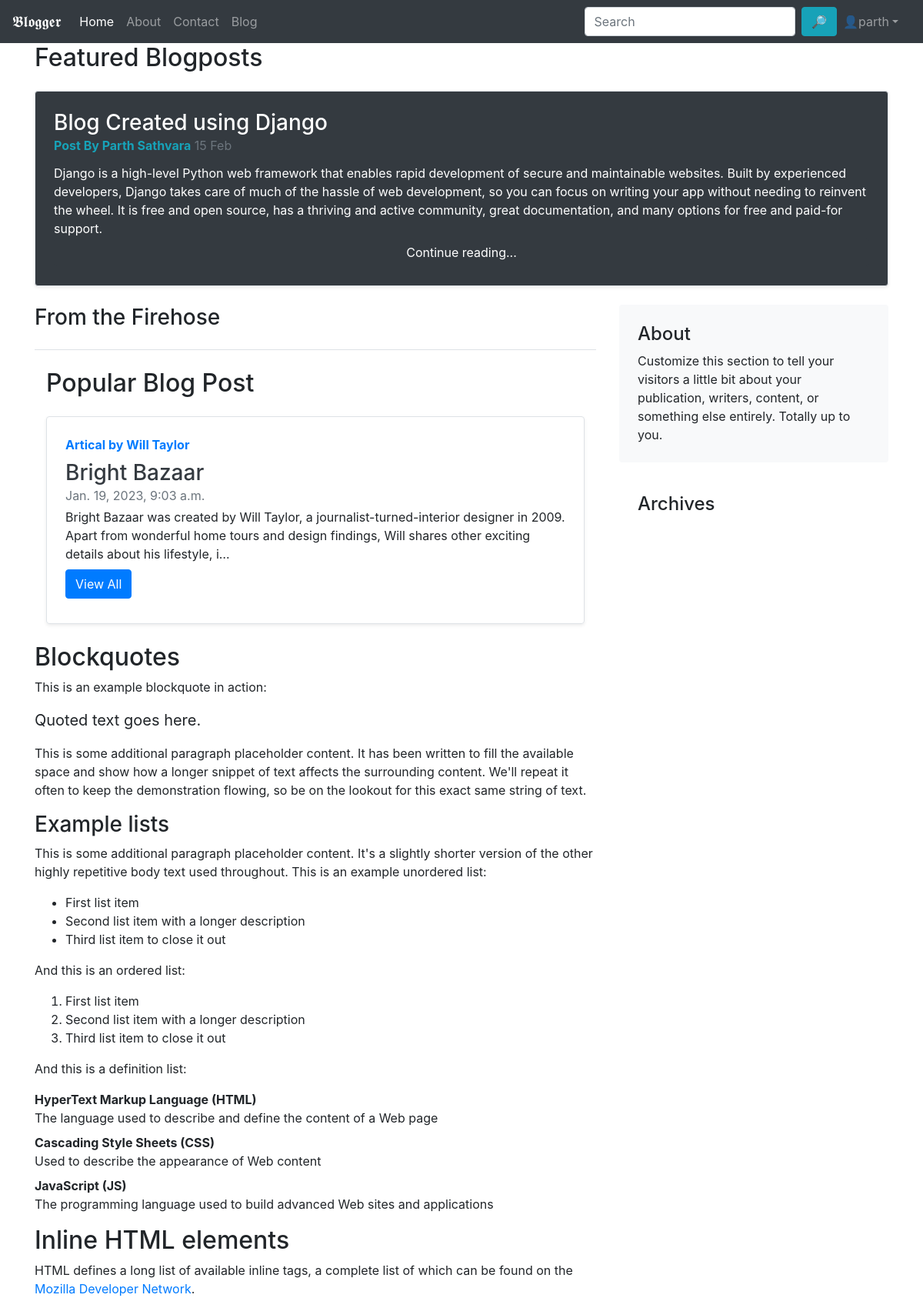
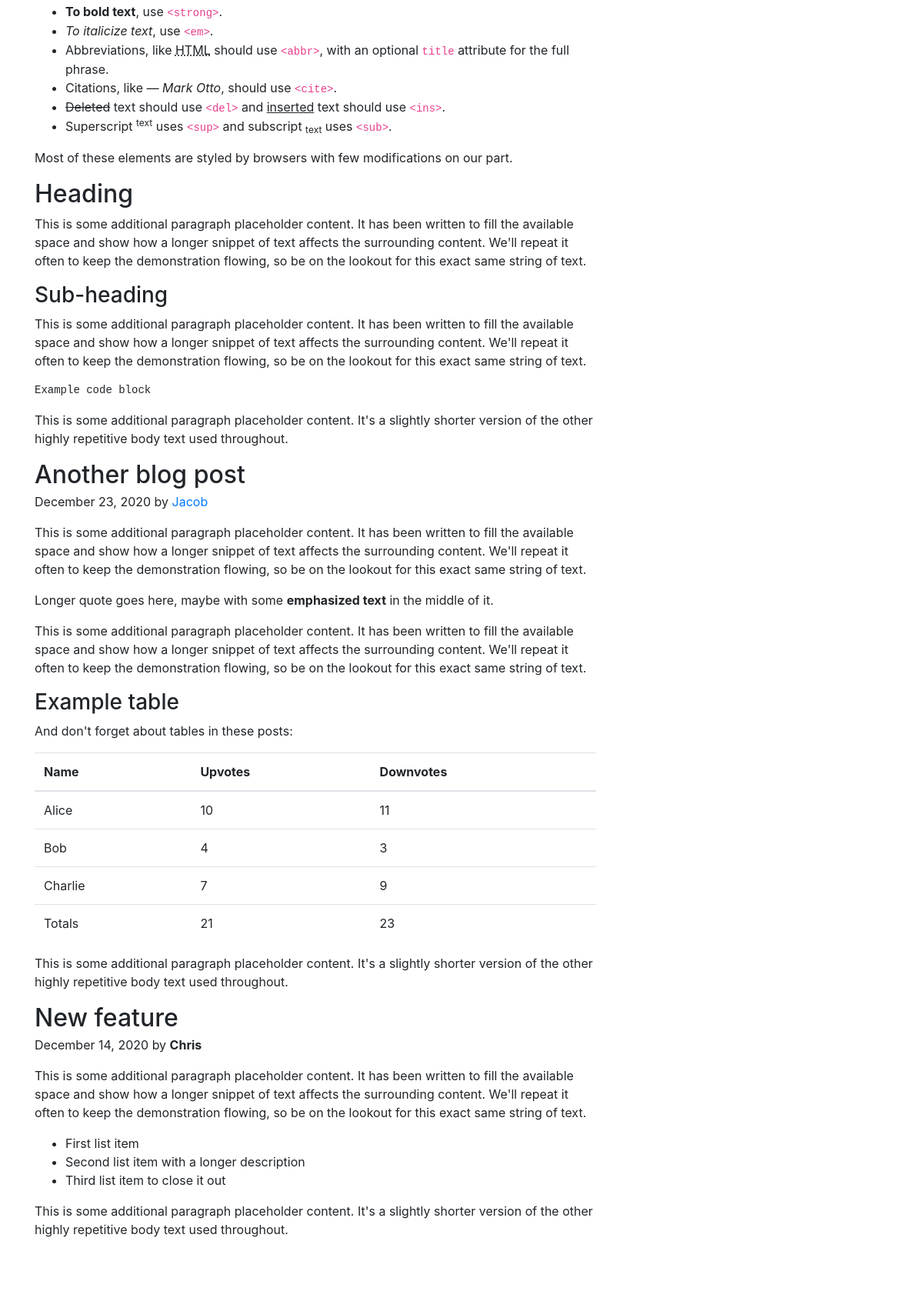
The app's page / (signed in, upper part) with its own data (2 pictures, top to bottom).
### blogapp/models.py (models this page shows, shortened)
class Post(models.Model):
    sno=models.AutoField(primary_key=True)
    title=models.CharField(max_length=255)
    author=models.CharField(max_length=14)
    views=models.IntegerField(default=0)
    slug=models.CharField(max_length=130)
    timeStamp=models.DateTimeField(blank=True)
    content=models.TextField()

### home/views.py (the view)
# urls.py: 2. Add a URL to urlpatterns:  path('', views.home, name='home')
def home(request):
    popularPosts = Post.objects.all()[:1].get()
    context = {'popularPosts': popularPosts}
    return render(request, 'home/home.html', context)

### templates/home/home.html (shortened to what this page needs)
{% extends 'base.html' %}
{% block homeactive %} active {% endblock homeactive %}
{% block body %}
<div class="container-xl">
    <div>
        <h2>Featured Blogposts</h2>
        <div class="row no-gutters border rounded overflow-hidden flex-md-row mb-4 shadow-sm h-md-250 my-4 position-relative rounded bg-dark text-white">
            <div class="col p-4 d-flex flex-column position-static">
                <h3 class="mb-0">Blog Created using Django</h3>
                <div class="mb-1 text-muted">
                    <strong class="d-inline-block mb-2 text-info">Post By Parth Sathvara</strong>
                    15 Feb
                </div>
                <p class="card-text mb-auto">Django is a high-level Python web framework that enables rapid development of secure and maintainable websites. Built by experienced developers, Django takes care of much of the hassle of web development, so you can focus on writing your app without needing to reinvent the wheel. It is free and open source, has a thriving and active community, great documentation, and many options for free and paid-for support.</p>
                <a class="btn btn-dark" data-toggle="collapse" href="#collapseExample" role="button" aria-expanded="false" aria-controls="collapseExample">Continue reading...</a>
            </div>
        </div>
    </div>
    <div class="row g-5">
        <div class="col-md-8">
            <h3 class="pb-4 mb-4 fst-italic border-bottom">
                From the Firehose
            </h3>
            <article class="blog-post">
                <div class="container">
                    <h2>Popular Blog Post</h2>
                    <div class="row no-gutters border rounded overflow-hidden flex-md-row mb-4 shadow-sm h-md-250 my-4 position-relative ">
                        <div class="col p-4 d-flex flex-column position-static">
                            <strong class="d-inline-block mb-2 text-primary">Artical by {{popularPosts.author}}</strong>
                            <h3 class="mb-0"> <a class="text-dark" href="/blog"> {{popularPosts.title}} </a> </h3>
                            <div class="mb-1 text-muted">{{popularPosts.timeStamp}}</div>
                            <p class="card-text mb-auto"> {{popularPosts.content| truncatechars:200}} </p>
                            <div class="my-2">
                                <a href="/blog" role="button" class="btn btn-primary">View All</a>
                            </div>
                        </div>
                    </div>
                </div>
                <h2>Blockquotes</h2>
                <p>This is an example blockquote in action:</p>
                <blockquote class="blockquote">
                    <p>Quoted text goes here.</p>
                </blockquote>
                <p>This is some additional paragraph placeholder content. It has been written to fill the available
                    space
                    and show how a longer snippet of text affects the surrounding content. We'll repeat it often to keep
                    the
                    demonstration flowing, so be on the lookout for this exact same string of text.</p>
                <h3>Example lists</h3>
                <p>This is some additional paragraph placeholder content. It's a slightly shorter version of the other
                    highly repetitive body text used throughout. This is an example unordered list:</p>
                <ul>
                    <li>First list item</li>
                    <li>Second list item with a longer description</li>
                    <li>Third list item to close it out</li>
                </ul>
                <p>And this is an ordered list:</p>
                <ol>
                    <li>First list item</li>
                    <li>Second list item with a longer description</li>
                    <li>Third list item to close it out</li>
                </ol>
                <p>And this is a definition list:</p>
                <dl>
                    <dt>HyperText Markup Language (HTML)</dt>
                    <dd>The language used to describe and define the content of a Web page</dd>
                    <dt>Cascading Style Sheets (CSS)</dt>
                    <dd>Used to describe the appearance of Web content</dd>
                    <dt>JavaScript (JS)</dt>
                    <dd>The programming language used to build advanced Web sites and applications</dd>
                </dl>
                <h2>Inline HTML elements</h2>
                <p>HTML defines a long list of available inline tags, a complete list of which can be found on the <a
                        href="https://developer.mozilla.org/en-US/docs/Web/HTML/Element">Mozilla Developer Network</a>.
                </p>
                <ul>
                    <li><strong>To bold text</strong>, use <code
                            class="language-plaintext highlighter-rouge">&lt;strong&gt;</code>.</li>
                    <li><em>To italicize text</em>, use <code
                            class="language-plaintext highlighter-rouge">&lt;em&gt;</code>.</li>
                    <li>Abbreviations, like <abbr title="HyperText Markup Language">HTML</abbr> should use <code
                            class="language-plaintext highlighter-rouge">&lt;abbr&gt;</code>, with an optional <code
                            class="language-plaintext highlighter-rouge">title</code> attribute for the full phrase.
                    </li>
                    <li>Citations, like <cite>— Mark Otto</cite>, should use <code
                            class="language-plaintext highlighter-rouge">&lt;cite&gt;</code>.</li>
                    <li><del>Deleted</del> text should use <code
                            class="language-plaintext highlighter-rouge">&lt;del&gt;</code> and <ins>inserted</ins> text
                        should use <code class="language-plaintext highlighter-rouge">&lt;ins&gt;</code>.</li>
                    <li>Superscript <sup>text</sup> uses <code
                            class="language-plaintext highlighter-rouge">&lt;sup&gt;</code> and subscript
                        <sub>text</sub>
                        uses <code class="language-plaintext highlighter-rouge">&lt;sub&gt;</code>.
                    </li>
                </ul>
                <p>Most of these elements are styled by browsers with few modifications on our part.</p>
                <h2>Heading</h2>
                <p>This is some additional paragraph placeholder content. It has been written to fill the available
                    space
                    and show how a longer snippet of text affects the surrounding content. We'll repeat it often to keep
                    the
                    demonstration flowing, so be on the lookout for this exact same string of text.</p>
                <h3>Sub-heading</h3>
                <p>This is some additional paragraph placeholder content. It has been written to fill the available
                    space
                    and show how a longer snippet of text affects the surrounding content. We'll repeat it often to keep
                    the
                    demonstration flowing, so be on the lookout for this exact same string of text.</p>
                <pre><code>Example code block</code></pre>
                <p>This is some additional paragraph placeholder content. It's a slightly shorter version of the other
                    highly repetitive body text used throughout.</p>
            </article>
            <article class="blog-post">
                <h2 class="blog-post-title mb-1">Another blog post</h2>
                <p class="blog-post-meta">December 23, 2020 by <a href="#">Jacob</a></p>
                <p>This is some additional paragraph placeholder content. It has been written to fill the available
                    space
                    and show how a longer snippet of text affects the surrounding content. We'll repeat it often to keep
                    the
                    demonstration flowing, so be on the lookout for this exact same string of text.</p>
                <blockquote>
                    <p>Longer quote goes here, maybe with some <strong>emphasized text</strong> in the middle of it.</p>
                </blockquote>
                <p>This is some additional paragraph placeholder content. It has been written to fill the available
                    space
                    and show how a longer snippet of text affects the surrounding content. We'll repeat it often to keep
                    the
                    demonstration flowing, so be on the lookout for this exact same string of text.</p>
                <h3>Example table</h3>
                <p>And don't forget about tables in these posts:</p>
                <table class="table">
                    <thead>
                        <tr>
                            <th>Name</th>
                            <th>Upvotes</th>
                            <th>Downvotes</th>
                        </tr>
                    </thead>
                    <tbody>
                        <tr>
                            <td>Alice</td>
                            <td>10</td>
                            <td>11</td>
                        </tr>
                        <tr>
                            <td>Bob</td>
                            <td>4</td>
                            <td>3</td>
                        </tr>
                        <tr>
                            <td>Charlie</td>
                            <td>7</td>
                            <td>9</td>
                        </tr>
                    </tbody>
                    <tfoot>
                        <tr>
                            <td>Totals</td>
                            <td>21</td>
                            <td>23</td>
                        </tr>
                    </tfoot>
                </table>
                <p>This is some additional paragraph placeholder content. It's a slightly shorter version of the other
                    highly repetitive body text used throughout.</p>
            </article>
            <article class="blog-post">
                <h2 class="blog-post-title mb-1">New feature</h2>
                <p class="blog-post-meta">December 14, 2020 by <b>Chris</b></p>
                <p>This is some additional paragraph placeholder content. It has been written to fill the available
                    space
                    and show how a longer snippet of text affects the surrounding content. We'll repeat it often to keep
                    the
                    demonstration flowing, so be on the lookout for this exact same string of text.</p>
                <ul>
                    <li>First list item</li>
                    <li>Second list item with a longer description</li>
                    <li>Third list item to close it out</li>
                </ul>
                <p>This is some additional paragraph placeholder content. It's a slightly shorter version of the other
                    highly repetitive body text used throughout.</p>
            </article>
        </div>
        <div class="col-md-4">
            <div class="position-sticky" style="top: 2rem;">
                <div class="p-4 mb-3 bg-light rounded">
                    <h4 class="fst-italic">About</h4>
                    <p class="mb-0">Customize this section to tell your visitors a little bit about your publication,
                        writers, content, or something else entirely. Totally up to you.</p>
                </div>
                <div class="p-4">
                    <h4 class="fst-italic">Archives</h4>
                </div>
            </div>
        </div>
    </div>
</div>
{% endblock body %}

### templates/base.html (shortened to what this page needs)
<!doctype html>
<html lang="en">
<head>
  <link rel="stylesheet" href="https://stackpath.bootstrapcdn.com/bootstrap/4.5.2/css/bootstrap.min.css"
>
</head>
<body style="height: 100%;">
  <nav class="navbar navbar-expand-lg navbar-dark bg-dark">
    <a class="navbar-brand" href="/">𝕭𝖑𝖔𝖌𝖌𝖊𝖗</a>
    <div class="collapse navbar-collapse" id="navbarSupportedContent">
      <ul class="navbar-nav mr-auto">
        <li class="nav-item {% block homeactive %}{% endblock homeactive %}">
          <a class="nav-link" href="/">Home <span class="sr-only">(current)</span></a>
        </li>
        <li class="nav-item {% block aboutactive %}{% endblock aboutactive %}">
          <a class="nav-link" href="/about">About</a>
        </li>
        <li class="nav-item {% block contactactive %}{% endblock contactactive %}">
          <a class="nav-link" href="/contact">Contact</a>
        </li>
        <li class="nav-item {% block blogactive %}{% endblock blogactive %}">
          <a class="nav-link" href="/blog">Blog</a>
        </li>
      </ul>
      <div class="ml-auto form-inline ">
        <form method="get" action="/search" class="my-2 my-lg-0">
          <input class="form-control mr-sm-1" type="search" placeholder="Search" aria-label="Search" name="query"
            id="query">
          <button class="btn btn-info my-2 my-sm-0" type="submit">🔎</button>
        </form>
        {% if user.is_authenticated %}
        <ul class="navbar-nav mr-2">
          <li class="nav-item dropdown">
            <a class="nav-link dropdown-toggle" href='#' id="navbarDropdown" role="button" data-toggle="dropdown">
              👤{{request.user}}</a>
          </li>
        </ul>
      </div>
      {%endif%}
    </div>
  </nav>
      {% block body %} {% endblock body %}
</body>
</html>

### records on screen
Post: author "Will Taylor", title "Bright Bazaar", timeStamp "Jan. 19, 2023, 9:03 a.m.", content "Bright Bazaar was created by Will Taylor, a journalist-turned-interior designer in 2009. Apart from wonderful home tours and design findings, Will shares other exciting details about his lifestyle, i…"

### other values on screen
{{ request.user }} "parth"
